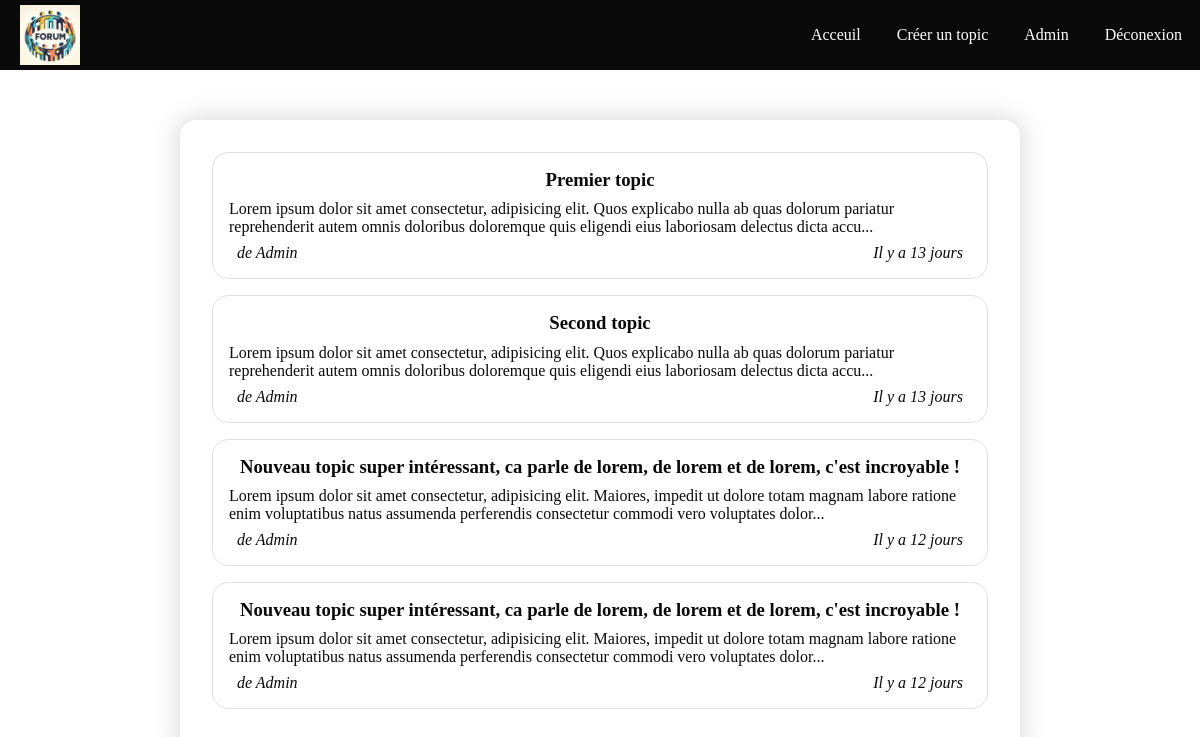
The app's page /index.php (signed in) with its own data.
### tables this page shows
CREATE TABLE IF NOT EXISTS `topic` (
  `id_topic` int NOT NULL AUTO_INCREMENT,
  `title_topic` varchar(255) DEFAULT NULL,
  `message_topic` text,
  `date_topic` varchar(16) DEFAULT NULL,
  `id_user` int DEFAULT NULL,
  PRIMARY KEY (`id_topic`),
  KEY `id_user` (`id_user`)
);

CREATE TABLE IF NOT EXISTS `user` (
  `id_user` int NOT NULL AUTO_INCREMENT,
  `mail_user` varchar(320) NOT NULL,
  `pseudo_user` varchar(16) NOT NULL,
  `password_user` varchar(64) NOT NULL,
  `role_user` tinyint(1) NOT NULL DEFAULT '0',
  PRIMARY KEY (`id_user`)
);

### includes/functions/limit-content.php (called while the page is built)
<?php
function limitContent($text, $len) {
    return strlen($text) > $len ? substr($text, 0, $len).'...' : $text;
}
?>

### includes/functions/format-date-diff.php (called while the page is built, shortened)
<?php
function formatDateDiff($date) {
    $diff = time() - DateTime::createFromFormat('d/m/Y H:i', $date)->getTimestamp();
    $oneMinute = 60;
    $oneHours = 60 * 60;
    $oneDay = 60 * 60 * 24;
    $oneMonth = 60 * 60 * 24 * 30;
    $oneYear = 60 * 60 * 24 * 365;
    $res = "il y a moins d'une minute";
    $diff > $oneMinute && $res = "Il y a 1 minute";
    $diff > $oneMinute * 2 && $res = "Il y a ".round($diff / $oneMinute)." minutes";
    $diff > $oneHours && $res = "Il y a 1 heure";
    $diff > $oneHours * 2 && $res = "Il y a ".round($diff / $oneHours)." heures";
    $diff > $oneDay && $res = "Il y a 1 jour";
    $diff > $oneDay * 2 && $res = "Il y a ".round($diff / $oneDay)." jours";
    $diff > $oneMonth && $res = "Il y a ".round($diff / $oneMonth)." mois";
    $diff > $oneYear && $res = "Il y a plus d'un ans";
    return $res;
}
?>

### index.php (the view, shortened to what this page needs)
<?php
    require_once 'includes/bdd.php';
    require_once 'includes/functions/format-date-diff.php';
    require_once 'includes/functions/limit-content.php';
?>
<!DOCTYPE html>
<html lang="fr">
<head>
    <?php require_once 'includes/head.php'; ?>
    <link rel="stylesheet" href="assets/css/home.css">
</head>
<body>
<?php
    require_once 'includes/nav.php';
    $nb_topics_by_page = 20;
    $page = isset($_GET['page']) ? $_GET['page'] : 1;
    $offset = ($page - 1) * $nb_topics_by_page;
    $req = $bdd->prepare("SELECT id_topic, title_topic, message_topic, date_topic, pseudo_user FROM topic INNER JOIN user ON topic.id_user = user.id_user LIMIT $nb_topics_by_page OFFSET $offset");
    $req->execute();
    $list_topic = $req->fetchAll(PDO::FETCH_ASSOC);
?>
    <section class="card-container">
    <?php
        foreach ($list_topic as $li) {
    ?>
        <article class="topic">
            <a href="view-topic.php?id=<?=$li['id_topic']?>">
                <h3 class="topic-title"><?=limitContent($li['title_topic'], 100)?></h3>
                <section class="topic-content"><?=limitContent($li['message_topic'], 200)?></section>
                <section class="topic-author-and-date">
                    <i>de <?=$li['pseudo_user']?></i>
                    <i><?=formatDateDiff($li['date_topic'])?></i>
                </section>
            </a>
        </article>
    <?php
        }
    ?>
    </section>
</body>
</html>

### includes/head.php (shortened to what this page needs)
<link rel="stylesheet" href="assets/css/main.css">

### includes/nav.php (shortened to what this page needs)
<nav id="navbar" class="navbar">
    <section class="nav-header">
        <section class="nav-logo">
            <a href="index">
                <img src="assets/img/logo.jpg" alt="logo">
            </a>
        </section>
    </section>
    <ul class="nav-links">
    <?php
        if (empty($_SESSION['id'])) {
            echo '<li><a href="connexion" title="connexion">Connexion</a></li>';
            echo '<li><a href="inscription" title="inscription">Inscription</a></li>';
        } else {
            echo '<li><a href="index" title="acceuil">Acceuil</a></li>';
            echo '<li><a href="creer-un-topic" title="créer un topic">Créer un topic</a></li>';
            if ($_SESSION['role'] == 1) {
                echo '<li><a href="admin" title="administration">Admin</a></li>';
            }
            echo '<li><a href="deconnexion" title="déconexion">Déconexion</a></li>';
        }
    ?>
    </ul>
</nav>

### assets/css/main.css (style rules this page uses)
* { padding: 0; margin: 0; box-sizing: border-box; }
body { padding-top: 120px; }
.card-container { width: 96%; margin-left: 2%; padding: 1em; box-shadow: 0 0 25px 5px rgba(0, 0, 0, 0.125); border-radius: 1rem; display: flex; flex-direction: column; align-items: center; }
@media (min-width: 600px) { .card-container { width: 85%; margin-left: 7.5%; padding: 1.5em; } }
@media (min-width: 1200px) { .card-container { width: 70%; margin-left: 15%; padding: 2em; } }
.navbar { display: flex; flex-direction: column; position: fixed; top: 0; justify-content: space-between; align-items: center; width: 100%; color: white; height: 70px; }
@media (min-width: 600px) { .navbar { flex-direction: row; } }
.navbar .nav-header { background-color: #0a0a0a; width: 100%; display: flex; justify-content: space-between; align-items: center; z-index: 20; min-height: 70px; padding: 0 20px; }
.navbar .nav-header .nav-logo { display: none; height: 60px; width: auto; }
@media (min-width: 600px) { .navbar .nav-header .nav-logo { display: block; } }
.navbar .nav-header .nav-logo img { height: 60px; width: auto; }
.navbar .nav-links { list-style: none; background-color: #0a0a0a; width: 100%; z-index: 10; transform: translate(0, -100%); transition: all ease-in-out 0.3s; }
@media (min-width: 600px) { .navbar .nav-links { transform: none; height: 100%; width: -moz-fit-content; width: fit-content; display: flex; align-items: center; } }
.navbar .nav-links li { white-space: nowrap; }
.navbar .nav-links li a { text-decoration: none; padding: 1em; margin: 0 0.125em; color: white; display: block; }

### assets/css/home.css (style rules this page uses)
.topic { display: flex; flex-direction: column; margin-bottom: 1em; padding: 1em; border: 1px solid rgba(0, 0, 0, 0.125); border-radius: 1rem; }
.topic a { text-decoration: none; color: #0a0a0a; }
.topic a .topic-title { text-align: center; margin-bottom: 0.5em; }
.topic a .topic-content { margin-bottom: 0.5em; }
.topic a .topic-author-and-date { display: flex; flex-direction: row; justify-content: space-between; margin: 0 0.5em; }

### records on screen
topic: title_topic "Premier topic", message_topic "Lorem ipsum dolor sit amet consectetur, adipisicing elit. Quos explicabo nulla ab quas dolorum pariatur reprehenderit autem omnis doloribus doloremque quis eligendi eius laboriosam delectus dicta accu...", id_user.pseudo_user "Admin", date_topic "Il y a 13 jours"
topic: title_topic "Second topic", message_topic "Lorem ipsum dolor sit amet consectetur, adipisicing elit. Quos explicabo nulla ab quas dolorum pariatur reprehenderit autem omnis doloribus doloremque quis eligendi eius laboriosam delectus dicta accu...", id_user.pseudo_user "Admin", date_topic "Il y a 13 jours"
topic: title_topic "Nouveau topic super intéressant, ca parle de lorem, de lorem et de lorem, c'est incroyable !", message_topic "Lorem ipsum dolor sit amet consectetur, adipisicing elit. Maiores, impedit ut dolore totam magnam labore ratione enim voluptatibus natus assumenda perferendis consectetur commodi vero voluptates dolor...", id_user.pseudo_user "Admin", date_topic "Il y a 12 jours"
topic: title_topic "Nouveau topic super intéressant, ca parle de lorem, de lorem et de lorem, c'est incroyable !", message_topic "Lorem ipsum dolor sit amet consectetur, adipisicing elit. Maiores, impedit ut dolore totam magnam labore ratione enim voluptatibus natus assumenda perferendis consectetur commodi vero voluptates dolor...", id_user.pseudo_user "Admin", date_topic "Il y a 12 jours"
